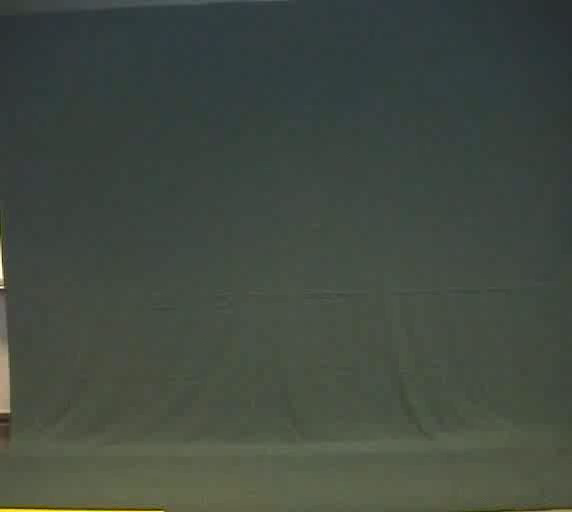
#> input picture frame 17 of VideoAnalysis_DavidOlivieri/Exercise_02/LabNtbks02/actiondata/videos/A3/P1/s1.avi, 572 x 512 px
$ jupyter execute --allow-errors LabHmwk02_optical_flow_final.ipynb
#> lines starting #> are read from the running program, lines starting #| are printed output that depends on the picture
#  U1-Class 02:   Lab Exercise 2

### Optical flow Templates:  for Action Classification

**Description:**
In this laboratory exercise, we will explore how different human actions can be classified solely based on dense optical flow. As we discussed in class, the spatio-temporal distribution of these optical flow maps at each point in time is unique and can be visualized as a trajectory of causally connected points in a high-dimensional space. By applying dimensionality reduction techniques such as PCA or kernel-PCA, we can transform these trajectories into a lower-dimensional space where trajectories for the same action tend to have similar behavior. Using these transformed trajectories, we can classify human actions based on their similarity in the PCA space.

###  Figure of "optical flow trajectories"

The plot below shows two actions, each of which has its optical flow from each frame of the video (i.e., image sequence) projected into a PCA space. In this plot, each point represents an entire image (i.e., optical flow image) that is causally connected to the other points forming the trajectory.

#### Observations:

- **The trajectories appear to be circular loops:** This is because the motion in human actions is often repetitive, as in the case of walking.

- **The entire image is projected onto a 3D point:** PCA is essentially a basis transformation that selects the largest basis vectors (i.e., the principal components). Therefore, even though we only visualize three dimensions, the size of the space is as large as each image, which is $n \times m$.

## Creating the templates

The following image shows how a frame in an image is used to create its corrsponding optical flow map.

## Classification

The image below summarizes a typical Supervised Machine Learning situation with training and prediction based upon these templates.

### CODE for producing optical flow with MVFI

###  The Code to produce the Optical flow template

In this  "demo" you will use a homegrown dataset that can be used to classify actions. Of course, it cannot compete with modern Deep Learning techniques,  however it can be useful in the following situations:

- **Similarity:**  How close is one action to another  (an automatic judge;  see the paper "Automatic recognition and scoring of olympic rhythmic gymnastic movements"
- **Simple detector:** A very simple classifier without extensive training could be used for detecting anomalous events:  "Eigenspace-based fall detection and activity recognition from motion templates and machine learning"
- **Determine exactly the degree of movement difference:** see  A KPCA spatio-temporal differential geometric trajectory cloud classiﬁer for recognizing human actions in a CBVR system

These are quite old papers, but they do demonstrate the method that is coded below.

**Note:**  The code below is a very simplified version of that appearing in the papers above,  but serves to illustrate the concepts.

## Instructions:

You must run the OpticalFlow code below for at least 3 actions before running the PCA.  When you run the Optical flow code, it will produce images in the corresponding directory of ./actiondata/images/.    To run another action, the videos are under ./actiondata/videos/A1  -- ./actiondata/videos/A7.

For example:
```
capture =  './actiondata/videos/A1/P1/s1.avi'
output_dir = "./actiondata/images/A1/P1_1"
```
To add another action, just change ``A1--> A2`,  for example.

[cell 1]
#!/usr/bin/env python
##   Optical Flow Classification Code Demo
##   Uses python bindings to OpenCV for producing maps.
##
##   usage:
##     ./soptflow.py <video_file>  <fillsquares> <vec_weight>
##
##   ejemplo:
##     ./soptflow.py ivan02.avi  1  10 5
##
##./soptflow.py videos/A1/P1/s1.avi  1  10 5 images/A1/P1_1

import sys,os
import cv2
import numpy as np

class FBackMVFITemplates:
    def __init__(self, vidfile,  fillsquares, vec_weight, square_mult, output_dir):
#> called with vidfile = './actiondata/videos/A1/P1/s1.avi', fillsquares = 1, vec_weight = 10, square_mult = 5, output_dir = './actiondata/images/A1/P1_1'
        self.capture = cv2.VideoCapture(vidfile)
        self.fillsquares = int(fillsquares)
        self.vec_weight = int(vec_weight)
        self.square_mult = int(square_mult)
        self.mv_step = 8
        self.mv_scale = 1.5
        self.mv_color = (0, 255, 0)
        self.cflow = None
        self.sflow = None
        self.flow = None
        self.frame_count = 0
        self.output_dir =  output_dir

        os.makedirs(self.output_dir, exist_ok=True)
        fps = self.capture.get(cv2.CAP_PROP_FPS)

        self.frame_size = (100, 100)
        ret, frame = self.capture.read()
#> frame is the input picture: shape (512, 572, 3); mean B, G, R 65.3, 74.3, 66.1
        if ret:
            self.frame_size = (frame.shape[1], frame.shape[0])
#> self.frame_size = (572, 512)

        print(fps, self.frame_size)
#| 25.0 (572, 512)

        fourcc = cv2.VideoWriter_fourcc(*'XVID')
        self.cwriter = cv2.VideoWriter(self.output_dir + "/cflow.avi", fourcc, fps, self.frame_size, True)
        self.swriter = cv2.VideoWriter(self.output_dir + "/sflow.avi", fourcc, fps, self.frame_size, True)

        self.sflow = np.zeros((self.frame_size[1], self.frame_size[0], 3), dtype=np.uint8)
        #cv2.namedWindow("Optical Flow", cv2.WINDOW_NORMAL)

    def draw_flow(self, flow, prevgray):

        # print flow.height, flow.width
        self.cflow = cv2.cvtColor(prevgray, cv2.COLOR_GRAY2BGR)
        self.cflow = np.zeros_like(prevgray)
        self.sflow = np.zeros((prevgray.shape[0], prevgray.shape[1], 3), dtype=np.uint8)
        for y in range(0, flow.shape[0], self.mv_step):
            for x in range(0, flow.shape[1], self.mv_step):
                fx, fy = flow[y, x]
                if fx * fx + fy * fy > 4:
                    print(x, y, fx * fx + fy * fy)
                    cv2.line(self.cflow, (x, y), (x + int(fx), y + int(fy)), self.mv_color, 1, cv2.LINE_AA)
                    # Circle(self.cflow, (x,y), 2, self.mv_color, -1)
                    pt = []
                    dx = int(x + self.square_mult * fx)
                    dy = int(y + self.square_mult * fy)
                    print("points:", dx, dy)
                    pt.append((x, y))
                    pt.append((dx, y))
                    pt.append((dx, dy))
                    pt.append((x, dy))
                    if self.fillsquares:
                        buf = []
                        for i in range(len(pt)):
                            buf.append(pt[i])
                        cbar = self.vec_weight * round(np.sqrt(fx * fx + fy * fy))
                        # here is to generate a pseudocolor image...
                        gray  = cbar / 255.0
                        red   = round(255 * np.fabs(np.sin(gray * 2 + 0.0 * np.pi)))
                        green = round(255 * np.fabs(np.sin(gray * 2 - 0.1 * np.pi)))
                        blue  = round(255 * np.fabs(np.sin(gray * 2 - 0.3 * np.pi)))
                        cv2.fillConvexPoly(self.sflow, np.array(buf), (red, green, blue), cv2.LINE_AA, 0)
                    else:
                        cv2.rectangle(self.sflow, pt[1], pt[3], 50 * round(fx * fx + fy * fy), -1)

                    # so that it comes out in gray:
        cv2.imshow("Flow", self.sflow)
        cv2.imshow("Optical Flow", self.cflow)


        # Check the length of self.frame_count and pad with zeros accordingly
        if self.frame_count < 10:
            padded_frame_count = f"000{self.frame_count}"
        elif self.frame_count < 100:
            padded_frame_count = f"00{self.frame_count}"
        elif self.frame_count < 1000:
            padded_frame_count = f"0{self.frame_count}"
        else:
            padded_frame_count = f"{self.frame_count}"

        filename = f"{self.output_dir}/frame_{padded_frame_count}.png"

        cv2.imwrite(filename, self.sflow)
        self.cwriter.write(self.cflow)
        self.swriter.write(self.sflow)
        self.frame_count += 1

    def run(self):
        first_frame = True
        ix = 0
        while True:
            ret, frame = self.capture.read()
            print(ix, "-----")
            if ret:
                if first_frame:
                    gray = cv2.cvtColor(frame, cv2.COLOR_BGR2GRAY)
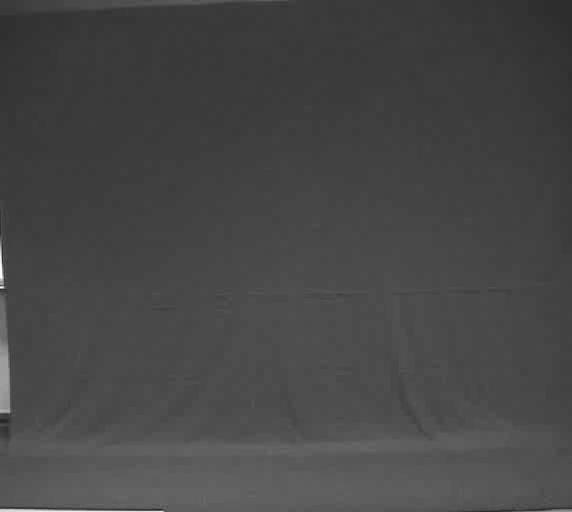
#> gray: shape (512, 572); min 38, max 252, mean 70.6
                    prev_gray = cv2.cvtColor(frame, cv2.COLOR_BGR2GRAY)
                    flow = np.zeros_like(frame)
                    self.cflow = np.zeros_like(frame)

                gray = cv2.cvtColor(frame, cv2.COLOR_BGR2GRAY)
                if not first_frame:
                    flow = cv2.calcOpticalFlowFarneback(prev_gray, gray, flow,
                                                        pyr_scale=0.5, levels=3, winsize=15,
                                                        iterations=3, poly_n=5, poly_sigma=1.2, flags=0)

                    self.draw_flow(flow, prev_gray)
                    c = cv2.waitKey(7)
                    if c in [27, ord('q'), ord('Q')]:
                        break

                prev_gray = gray
                ix = ix + 1
                first_frame = False
            else:
                break

            k = cv2.waitKey(30) & 0xff
#> (key q is pressed here)
            if k == 27:
                break
        # Release video capture and close windows
        self.capture.release()
        cv2.destroyAllWindows()


$ run again, starting later in the video
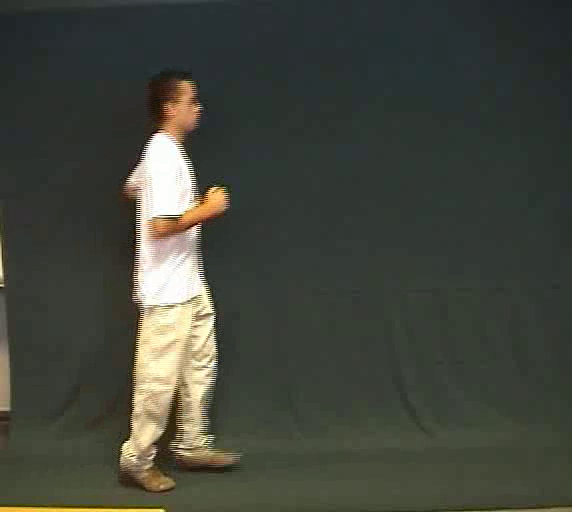
#> input picture frame 80 of VideoAnalysis_DavidOlivieri/Exercise_02/LabNtbks02/actiondata/videos/A3/P1/s1.avi, 572 x 512 px
#> in __init__, frame is the input picture: shape (512, 572, 3); mean B, G, R 59.3, 68.9, 66
#| 25.0 (572, 512)
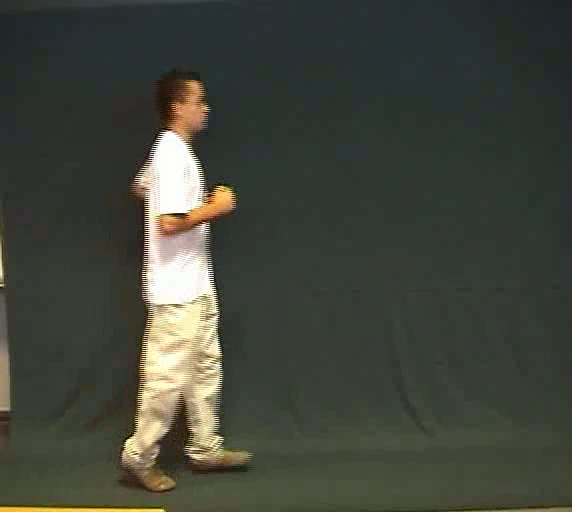
#> input picture frame 81 of VideoAnalysis_DavidOlivieri/Exercise_02/LabNtbks02/actiondata/videos/A3/P1/s1.avi, 572 x 512 px
#> in run, frame is the input picture: shape (512, 572, 3); mean B, G, R 59.1, 68.7, 65.7
#> in run, `gray = cv2.cvtColor(frame, cv2.COLOR_BGR2GRAY)`:
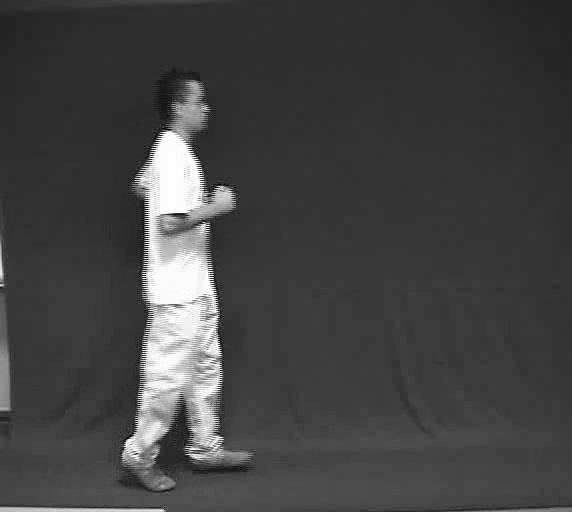
#> gray: shape (512, 572); min 0, max 255, mean 66.6

$ run again, starting later in the video
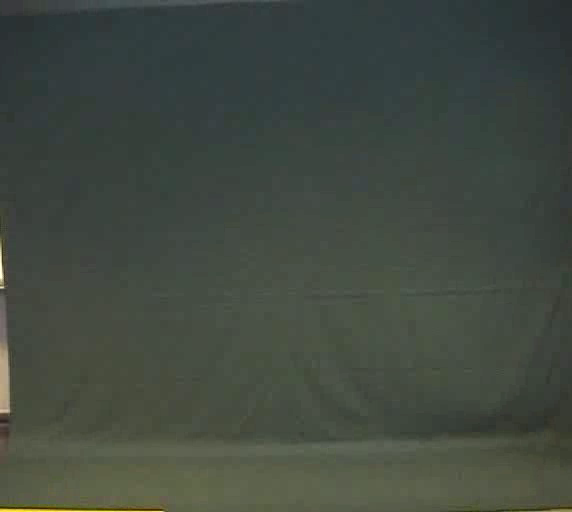
#> input picture frame 142 of VideoAnalysis_DavidOlivieri/Exercise_02/LabNtbks02/actiondata/videos/A3/P1/s1.avi, 572 x 512 px
#> in __init__, frame is the input picture: shape (512, 572, 3); mean B, G, R 64.7, 73.3, 65.7
#| 25.0 (572, 512)
#> in run, `gray = cv2.cvtColor(frame, cv2.COLOR_BGR2GRAY)`:
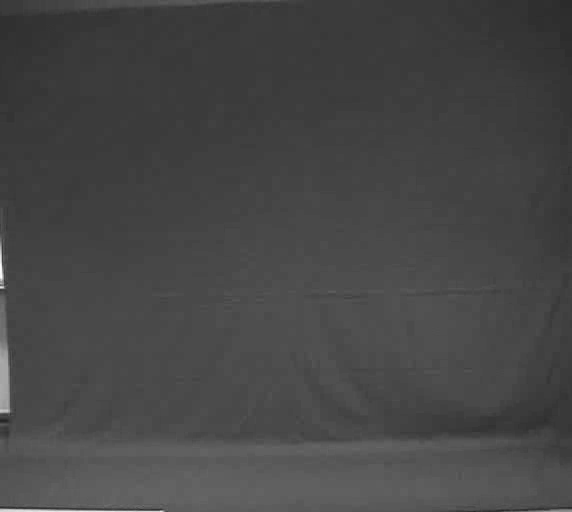
#> gray: shape (512, 572); min 37, max 251, mean 70.2
